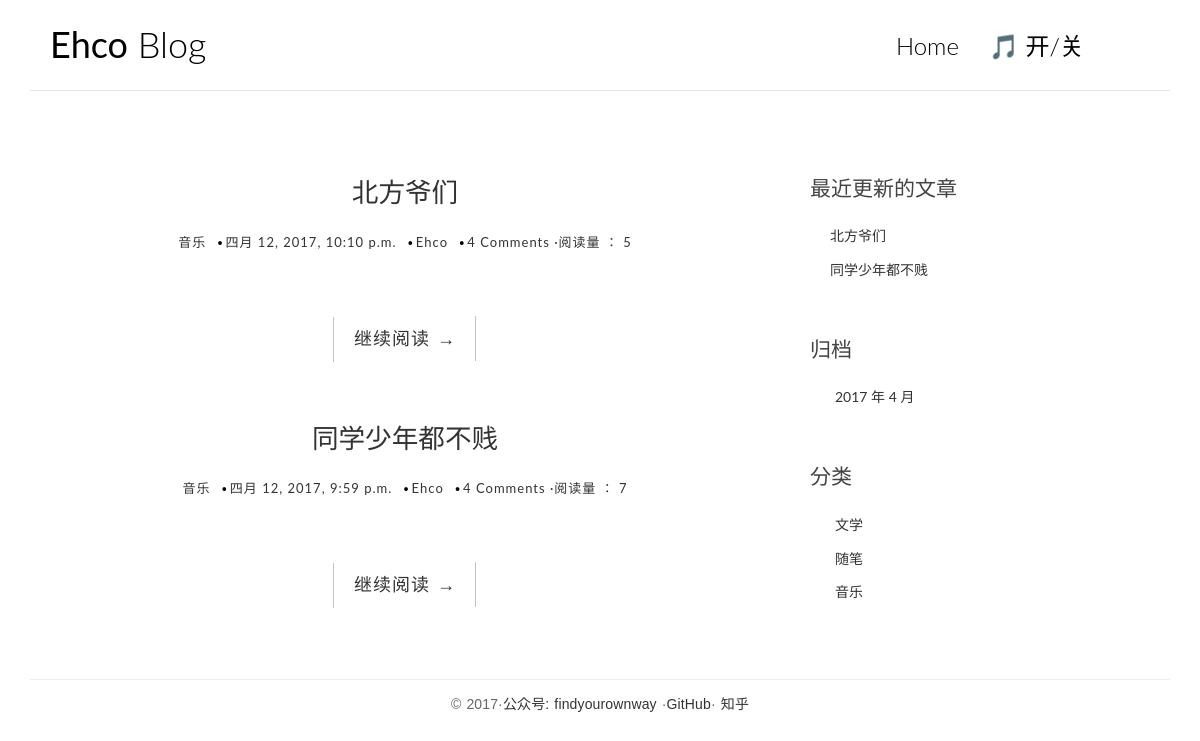
The page / on the database its author committed.
### blog/models.py (models this page shows, shortened)
class Post(models.Model):
    title = models.CharField(max_length=70)
    count = models.PositiveIntegerField(auto_created=True,default=0)
    body = models.TextField()
    created_time = models.DateTimeField()
    modified_time = models.DateField()
    excerpt = models.CharField(max_length=200,blank=True)
    category = models.ForeignKey(Category)
    tags = models.ManyToManyField(Tag)
    author =  models.ForeignKey(User)
    def get_absolute_url(self):
        return reverse('blog:detail',kwargs={'pk':self.pk})
    class Meta:
        ordering = ['-created_time']

class Category(models.Model):
    name = models.CharField(max_length=100)

### blog/views.py (the view)
# urls.py: url(r'^$', views.index, name='index'),
def index(request):
    post_list = Post.objects.all()
    return render(request, 'blog/index.html', context={'post_list': post_list})

### blog/templatetags/blog_tags.py (called while the page is built)
@register.simple_tag
def get_recent_posts(num=5):
    return Post.objects.all()[:num]

@register.simple_tag
def archives():
    return Post.objects.dates('created_time','month',order='DESC')

@register.simple_tag
def get_categories():
    return Category.objects.all()

### templates/blog/index.html (shortened to what this page needs)
{% extends 'blog/base.html' %} {% block main %} {% for post in post_list %}
<article class="post post-1">
    <header class="entry-header">
        <h1 class="entry-title">
            <a href="{{ post.get_absolute_url }}">{{ post.title }}</a>
        </h1>
        <div class="entry-meta">
            <span class="post-category"><a href="#">{{ post.category.name }} </a></span>
            <span class="post-date">
      <a href="#">
        <time class="entry-date" datetime="{{ post.created_time }}">{{ post.created_time }} </time>
      </a>
    </span>
            <span class="post-author"><a href="#">{{ post.author }} </a></span>
            <span class="comments-link"><a href="#">4 Comments</a></span>
            <a> ·阅读量 ： {{ post.count }}</a>
        </div>
    </header>
    <div class="entry-content clearfix">
        <div class="read-more cl-effect-14">
            <a href="{{ post.get_absolute_url }}" class="more-link">继续阅读 <span class="meta-nav">→</span></a>
        </div>
    </div>
</article>
{% empty %}
<div class="no-post"> 暂时还没有发布文章！</div>
{% endfor%} {% endblock main %}

### templates/blog/base.html (shortened to what this page needs)
<!DOCTYPE html> {% load blog_tags %}
<html>
<head>
    {% load staticfiles %}
    <link rel="stylesheet" href="{% static 'blog/css/bootstrap.min.css' %}">
    <link rel="stylesheet" href="http://code.ionicframework.com/ionicons/2.0.1/css/ionicons.min.css">
    <link rel="stylesheet" href="{% static 'blog/css/pace.css' %}">
    <link rel="stylesheet" href="{% static 'blog/css/custom.css' %}">
    <link rel="stylesheet" href="{% static 'blog/css/friendly.css' %}">
</head>
<body>
    <div class="container">
        <header id="site-header">
            <div class="row">
                <div class="col-md-4 col-sm-5 col-xs-8">
                    <div class="logo">
                        <h1><a href="{% url 'blog:index' %}"><b>Ehco</b> Blog </a></h1>
                    </div>
                </div>
                <div class="col-md-8 col-sm-7 col-xs-4">
                    <nav class="main-nav" role="navigation">
                        <div class="collapse navbar-collapse" id="bs-example-navbar-collapse-1">
                            <ul class="nav navbar-nav navbar-right">
                                <li class="cl-effect-8"><a href="/" data-hover="Home">Home</a></li>
                                <li class="cl-effect-8">
                                    <a type="button" href="javascript:playPause();">🎵 开/关</a>
                                </li>
                            </ul>
                        </div>
                    </nav>
                </div>
            </div>
        </header>
    </div>
    <div class="content-body">
        <div class="container">
            <div class="row">
                <main class="col-md-8">
                    {% block main %} {% endblock main %}
                </main>
                <aside class="col-md-4">
                    <div class="widget widget-recent-posts">
                        <h3 class="widget-title">最近更新的文章</h3>
                        {% get_recent_posts as recent_post_list %}
                        <ul>
                            {% for post in recent_post_list %}
                            <li>
                                <a href="{{ post.get_absolute_url}}">{{ post.title }}</a>
                            </li>
                            {% endfor %}
                        </ul>
                    </div>
                    <div class="widget widget-archives">
                        <h3 class="widget-title">归档</h3>
                        {% archives as archives_list %}
                        <ul>
                            {% for date in archives_list %}
                            <li>
                                <a href="{% url 'blog:archives' date.year date.month %}">{{ date.year }} 年 {{ date.month }} 月 </a>
                            </li>
                            {% endfor %}
                        </ul>
                    </div>
                    <div class="widget widget-category">
                        <h3 class="widget-title">分类</h3>
                        {% get_categories as category_list %}
                        <ul>
                            {% for category in category_list %}
                            <li>
                                <a href="{% url 'blog:category' category.pk %}">{{ category.name }}</a>
                            </li>
                            {% endfor %}
                        </ul>
                    </div>
                </aside>
            </div>
        </div>
    </div>
    <footer id="site-footer">
        <div class="container">
            <div class="row">
                <div class="col-md-12">
                    <p class="copyright">&copy; 2017·<a>公众号: findyourownway </a>·<a href="https://github.com/ehco1996">GitHub</a>·
                        <a href="https://www.zhihu.com/people/Ehcostuff/activities">知乎</a>
                    </p>
                </div>
            </div>
        </div>
    </footer>
</body>
</html>

### blog/static/blog/css/custom.css (style rules this page uses)
* { outline: none; }
h1, h2, h3, h4, h5, h6 { margin-top: 0; }
b { font-weight: 400; }
a { color: #333; }
body { color: #444; font-family: 'Lato', sans-serif; }
p { font-family: 'Ubuntu', sans-serif; font-weight: 400; word-spacing: 1px; letter-spacing: 0.01em; }
#site-header { background-color: #FFF; padding: 25px 20px; margin-bottom: 40px; border-bottom: 1px solid #e7e7e7; }
.logo h1 a { color: #000; }
.logo h1 { margin: 0; font-family: 'Lato', sans-serif; font-weight: 300; }
.main-nav { margin-top: 11px; max-width: 95%; }
.main-nav a { color: #000000 !important; padding: 0 0 5px 0 !important; margin-right: 30px; font-family: 'Lato', sans-serif; font-weight: 300; font-size: 24px; }
.content-body { padding-bottom: 4em; }
.post, .comment-area { background: #fff; padding: 30px 30px 0; }
.entry-title { text-align: center; font-size: 1.9em; margin-bottom: 20px; line-height: 1.6; padding: 10px 20px 0; }
.entry-meta { text-align: center; color: #DDDDDD; font-size: 13px; letter-spacing: 1px; margin-bottom: 30px; }
.entry-content { font-size: 18px; line-height: 1.9; font-weight: 300; color: #000; }
.post-category, .post-date, .post-author { position: relative; padding-right: 15px; }
.post-category::after, .post-date::after, .post-author::after { position: absolute; content: '.'; color: #000; font-size: 30px; top: -22px; right: 1px; }
.read-more { font-family: 'Ubuntu', sans-serif; font-weight: 400; word-spacing: 1px; letter-spacing: 0.01em; text-align: center; margin-top: 20px; }
.cl-effect-14 a { padding: 0 20px; height: 45px; line-height: 45px; position: relative; display: inline-block; margin: 15px 25px; letter-spacing: 1px; font-weight: 400; text-shadow: 0 0 1px rgba(255,255,255,0.3); }
.cl-effect-14 a::before, .cl-effect-14 a::after { position: absolute; width: 45px; height: 1px; background: #C3C3C3; content: ''; -webkit-transition: all 0.3s; -moz-transition: all 0.3s; transition: all 0.3s; pointer-events: none; }
.cl-effect-14 a::before { top: 0; left: 0; -webkit-transform: rotate(90deg); -moz-transform: rotate(90deg); transform: rotate(90deg); -webkit-transform-origin: 0 0; -moz-transform-origin: 0 0; transform-origin: 0 0; }
.cl-effect-14 a::after { right: 0; bottom: 0; -webkit-transform: rotate(90deg); -moz-transform: rotate(90deg); transform: rotate(90deg); -webkit-transform-origin: 100% 0; -moz-transform-origin: 100% 0; transform-origin: 100% 0; }
.widget { background: #fff; padding: 30px 0 0; }
.widget-title { font-size: 1.5em; margin-bottom: 20px; line-height: 1.6; padding: 10px 0 0; font-weight: 400; }
.widget-recent-posts ul { padding: 0; margin: 0; padding-left: 20px; }
.widget-recent-posts ul li { list-style-type: none; position: relative; line-height: 170%; margin-bottom: 10px; }
.widget-recent-posts ul li::before { content: '\f3d3'; font-family: "Ionicons"; position: absolute; left: -17px; top: 3px; font-size: 16px; color: #000; }
.widget-archives ul { padding: 0; margin: 0; padding-left: 25px; }
.widget-archives ul li { list-style-type: none; position: relative; line-height: 170%; margin-bottom: 10px; }
.widget-archives ul li::before { content: '\f3f3'; font-family: "Ionicons"; position: absolute; left: -25px; top: 1px; font-size: 16px; color: #000; }
.widget-category ul { padding: 0; margin: 0; padding-left: 25px; }
.widget-category ul li { list-style-type: none; position: relative; line-height: 170%; margin-bottom: 10px; }
.widget-category ul li::before { content: '\f3fe'; font-family: "Ionicons"; position: absolute; left: -25px; top: 1px; font-size: 18px; color: #000; }
#site-footer { padding-top: 10px; padding: 0 0 1.5em 0; }
.copyright { text-align: center; padding-top: 1em; margin: 0; border-top: 1px solid #eee; color: #666; }

### rows shown on the page
Post: title "北方爷们", category.name "音乐", created_time "四月 12, 2017, 10:10 p.m.", author "Ehco", count "5"
Post: title "同学少年都不贱", category.name "音乐", created_time "四月 12, 2017, 9:59 p.m.", author "Ehco", count "7"
Category: name "文学"
Category: name "随笔"
Category: name "音乐"

### other values the page prints
{{ date.year }} "2017"
{{ date.month }} "4"
